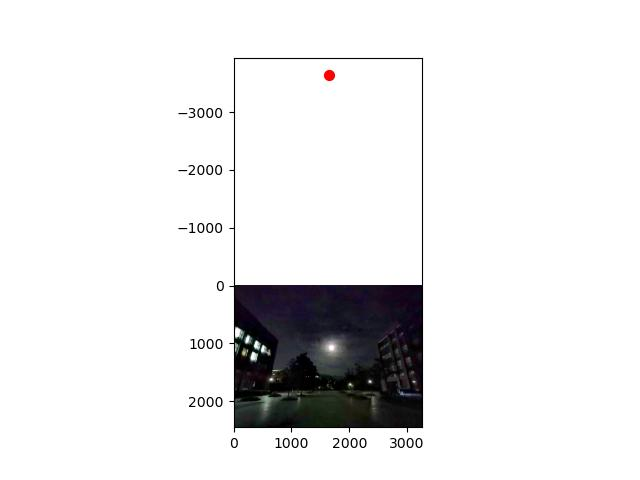
#> input picture output/sky_top.jpg, 640 x 480 px, given in place of night_sky1.jpg, which was not available
$ python sky_top.py
#> lines starting #> are read from the running program, lines starting #| are printed output that depends on the picture; pictures that were not available may be replaced by others from this repository, and a replacement may not be noted
#> in main, img is the input picture: shape (480, 640, 3); mean B, G, R 233.8, 233.4, 233.5
import os
import cv2
import yaml
import numpy as np
import matplotlib.pyplot as plt
from scipy.optimize import fmin
from sklearn.cluster import DBSCAN

def cluster_center(points, eps, min_samples=2):
    # 聚类，寻找数量最多的簇的中心
    clustering = DBSCAN(eps=eps, min_samples=min_samples).fit(points)
    labels = clustering.labels_
    unique_labels = np.unique(labels)
    max_label = -1
    max_count = 0
    for label in unique_labels:
        count = np.sum(labels == label)
        if count > max_count and label != -1:
            max_count = count
            max_label = label
    avg_intersection = np.mean(points[labels == max_label], axis=0)
    return avg_intersection

def plumb_line(img, args):
    blurred = cv2.convertScaleAbs(img, alpha=2, beta=6)
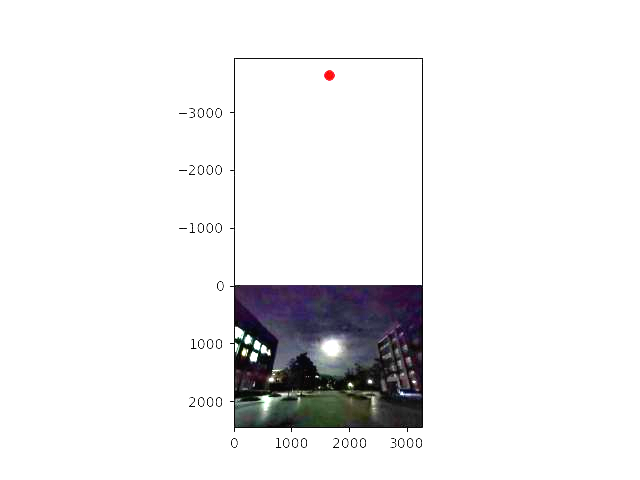
#> blurred: shape (480, 640, 3); mean B, G, R 237.6, 236.6, 236.9
    # 将彩色图片灰度化
    gray = cv2.cvtColor(blurred, cv2.COLOR_BGR2GRAY)
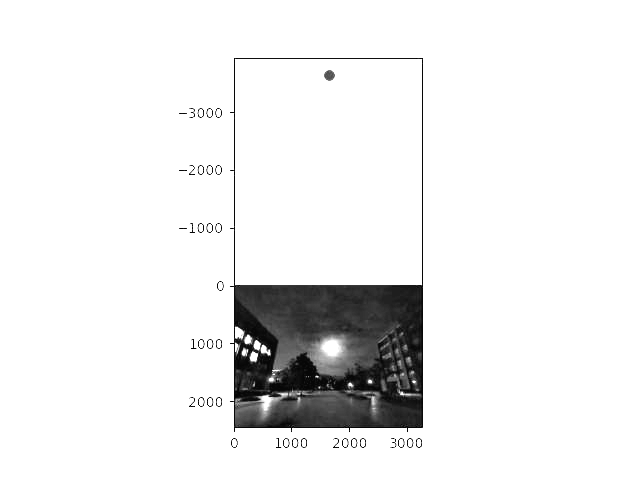
#> gray: shape (480, 640); min 6, max 255, mean 236.8
    # plt.imshow(gray, cmap='gray')

    # 创建一个LSD对象
    lsd = cv2.createLineSegmentDetector(0)
    # 执行检测结果
    dlines = lsd.detect(gray)
    result = np.zeros_like(gray)

    # 绘制检测结果
    for dline in dlines[0]:
        x0 = int(round(dline[0][0]))
        y0 = int(round(dline[0][1]))
        x1 = int(round(dline[0][2]))
        y1 = int(round(dline[0][3]))
        cv2.line(result, (x0, y0), (x1,y1), 255, 5, cv2.LINE_AA)
#> this loop made 125 passes
#> (dline, x0, y0, x1, y1) on passes 1 to 12: ([[234.4, 284.4, 420.6, 284.4]], 234, 284, 421, 284), ([[233.3, 400.6, 233.1, 345.6]], 233, 401, 233, 346), ([[233, 340.6, 233.4, 285.6]], 233, 341, 233, 286), ([[233, 430.6, 233, 403.1]], 233, 431, 233, 403), ([[346.9, 427.5, 234.4, 427.5]], 347, 427, 234, 427), ([[423.5, 58.12, 422.3, 426.9]], 424, 58, 422, 427), ([[256.3, 360.5, 257.4, 354.3]], 256, 361, 257, 354), ([[270.3, 348.6, 256.1, 339.3]], 270, 349, 256, 339), ([[244.6, 331, 236.6, 326.1]], 245, 331, 237, 326), ([[267, 394.6, 252, 395.5]], 267, 395, 252, 396), ([[254.1, 337.4, 248.4, 334.9]], 254, 337, 248, 335), ([[421.9, 427.5, 350.6, 427.5]], 422, 427, 351, 427)
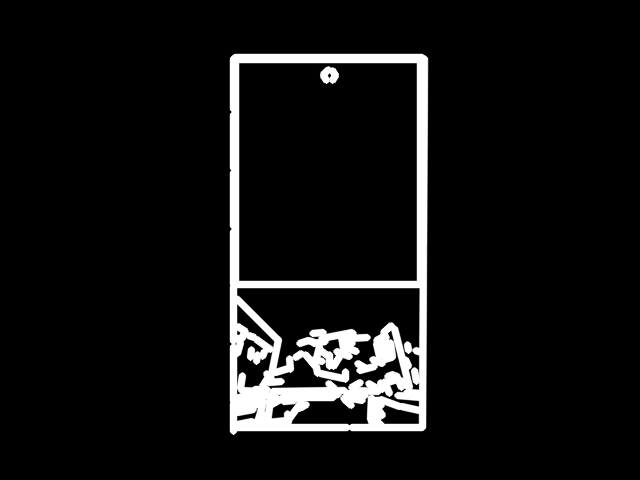
#> result: shape (480, 640); min 0, max 255, mean 17.9
    # plt.imshow(result, cmap='gray')

    lines = cv2.HoughLinesP(
        result, 1, np.pi / 180,
        args['HoughLinesP']['threshold'],
        minLineLength=args['HoughLinesP']['minLineLength'],
        maxLineGap=args['HoughLinesP']['maxLineGap']
    )
#> lines = 115 rows, first 6: [417, 431, 424, 54], [229, 58, 235, 434], [230, 56, 236, 433], [231, 55, 238, 431], [421, 431, 427, 56], [419, 431, 426, 55]
    return lines

def lines_filter(img, lines):
    fix_lines = []
    fix_result_img = img.copy()

    expected_center = args['expected_center']
    radius_threshold = args['expected_radius']
    for line in lines:
        x1, y1, x2, y2 = line[0]
        if x1 == x2:
            theta = np.pi/2
        else:
            theta = np.arctan((y2-y1)/(x2-x1))
        # 计算与预期中心的距离
        distance = np.abs((y2-y1)*expected_center[0]-(x2-x1)*expected_center[1]+x2*y1-y2*x1)/np.sqrt((x2-x1)**2+(y2-y1)**2)
        # 筛选长度和角度
        if args['ignore_angle_scope'][0] < theta < args['ignore_angle_scope'][1] or distance > radius_threshold:
            continue
        cv2.line(fix_result_img, (x1, y1), (x2, y2), (0, 0, 255), 2)
        fix_lines.append(line[0])
    # plt.imshow(fix_result[:, :, ::-1])
    return fix_lines, fix_result_img

def find_nearest_point(lines, args):
    def funs(point):
        x, y = point
        value = 0
        for x1, y1, x2, y2 in lines:
           value += np.abs((y1-y2)*x+(x2-x1)*y+x1*y2-x2*y1)/np.sqrt((x2-x1)**2+(y2-y1)**2)
        return value
    x0, y0 = args['expected_center']
    point = fmin(funs, (x0, y0), disp=False)
    return point

def main(image_path, out_dir, args):
    img = cv2.imread(image_path)
    lines = plumb_line(img, args)

    while args['expected_radius'] > 1:
        fix_lines, fix_result_img = lines_filter(img, lines)
        if len(fix_lines) <= 1:
            break
        sky_top = find_nearest_point(fix_lines, args)
        args['expected_radius'] = 1.1 * np.sqrt(((sky_top - args['expected_center'])**2).sum())
        args['expected_center'] = sky_top
#> this loop made 1 pass
#> fix_lines on pass 1: [[263, 431, 427, 325]]
#> after the loop, args = 13 items

    plt.imshow(fix_result_img[:, :, ::-1])
#> (the run stopped early here; a loop or call above may not have finished)
